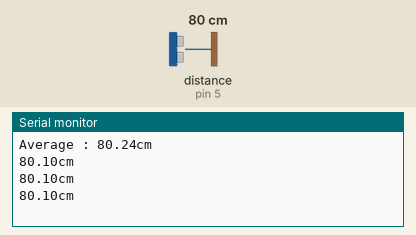
Bench run of a sketch on a simulated Arduino Uno, built with avr-gcc and run on an emulated ATmega328P. On the bench: the last lines printed to the serial monitor. Wiring (inferred from the names in the program): ultrasonic range finder: trigger pin 4; echo pin 5. Inputs (shaded band) come from the test bench; at power-on: distance to the obstacle (sensor on pin 5) 80 cm. The echo pulse lasts 58.3 µs per cm.

Above: at 1.2 s.
1.3 s: distance to the obstacle (sensor on pin 5) set to 2 cm
At 1.73 s:
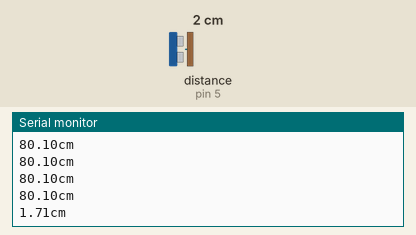
2.8 s: distance to the obstacle (sensor on pin 5) set to 4 cm
At 3.24 s:
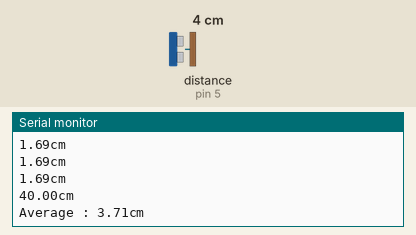
Timing chart, 0 to 5.8 s (numbered marks = the images above; inputs shaded):
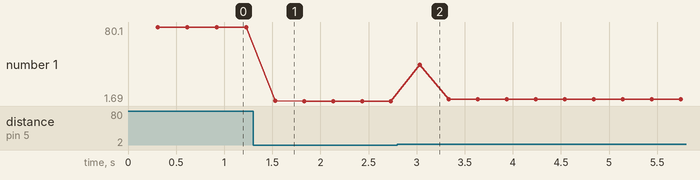

The sketch:

ultrasonic_sensor_3.ino
```cpp
void setup()
{
  Serial.begin(9600);
  pinMode(4,OUTPUT); // 센서 Trig 핀
  pinMode(5,INPUT); // 센서 Echo 핀
}

void loop()
{
  Serial.print("Average : ");
  Serial.print(avgHeight(), 2); //3sec동안 10번 잰 평균
  Serial.print("cm");
  Serial.println();
}

float microsecondsToCentimeters(long microseconds)
{
  // The speed of sound is 340 m/s or 29 microseconds per centimeter.
  // The ping travels out and back, so to find the distance of the
  // object we take half of the distance travelled.
  return (float)microseconds / 29 / 2;
}

float avgHeight(){
  int i=10;
  long duration=0, sum=0;
  float cm=0;
  float avg=0;
  while(i!=0){  // 10번 행
    digitalWrite(4,HIGH); // 센서에 Trig 신호 입력
    delayMicroseconds(10); // 10us 정도 유지
    digitalWrite(4,LOW); // Trig 신호 off

    duration = pulseIn(5,HIGH); // Echo pin: HIGH->Low 간격을 측정
    cm = microsecondsToCentimeters(duration); // 거리(cm)로 변환

    Serial.print(cm, 2);// 소수점 이하 2자리까지 인쇄한다.
    Serial.print("cm");
    Serial.println();

    sum += cm;
    delay(300); // 0.3초 대기 후 다시 측정
    i--;
  }
  avg = sum/10;

  return avg;
}
```

Measured:
- after the input at 1.3 s, the serial monitor: prints a new line after 0.23 s (image 1)
- after the input at 2.8 s, the serial monitor: prints a new line after 0.24 s (image 2)
- plotted number 1: 80.1 → 1.69 after the input at 1.3 s, 1.69 → 3.71 after the input at 2.8 s
